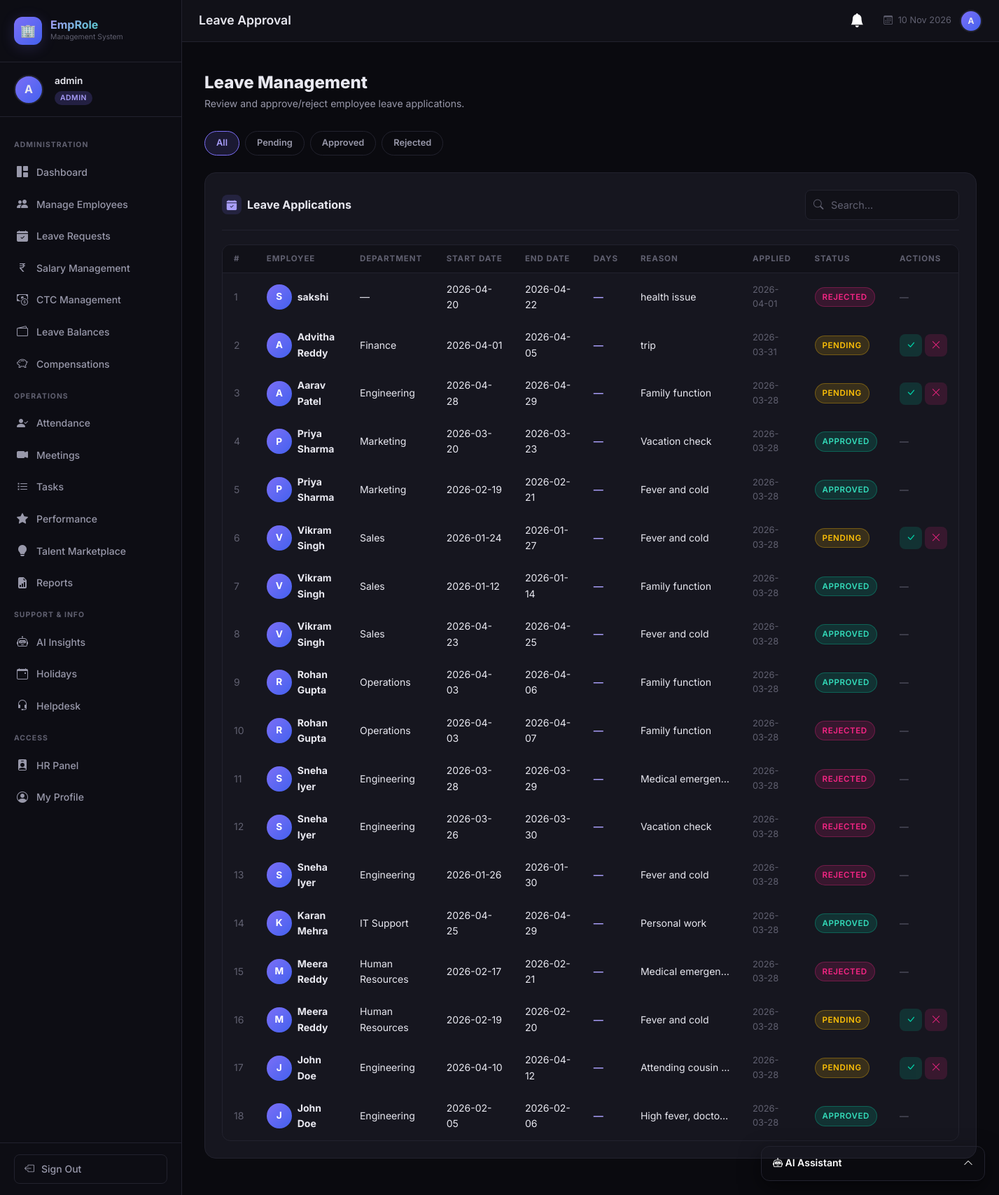
/hr/leaves (signed in), run on the app's committed database.
### tables this page shows
CREATE TABLE leaves (
            id INTEGER PRIMARY KEY AUTOINCREMENT,
            employee_id INTEGER NOT NULL,
            start_date DATE NOT NULL,
            end_date DATE NOT NULL,
            reason TEXT NOT NULL,
            status TEXT DEFAULT 'pending',
            applied_at DATETIME DEFAULT CURRENT_TIMESTAMP,
            reviewed_by INTEGER,
            FOREIGN KEY (employee_id) REFERENCES employees(id),
            FOREIGN KEY (reviewed_by) REFERENCES users(id)
        );

CREATE TABLE employees (
            id INTEGER PRIMARY KEY AUTOINCREMENT,
            user_id INTEGER UNIQUE,
            name TEXT NOT NULL,
            email TEXT NOT NULL,
            phone TEXT,
            department TEXT,
            designation TEXT,
            joining_date DATE,
            status TEXT DEFAULT 'active',
            FOREIGN KEY (user_id) REFERENCES users(id)
        );

### app.py (the view)
@app.route('/hr/leaves')
@login_required
@role_required('hr', 'admin')
def hr_leaves():
    db = get_db()
    leaves = db.execute(
        "SELECT l.*, e.name, e.department FROM leaves l JOIN employees e ON l.employee_id=e.id ORDER BY l.applied_at DESC"
    ).fetchall()
    db.close()
    return render_template('hr/leaves.html', leaves=leaves)

### ai_service.py (called while the page is built)
@ai_service_bp.before_app_request
def setup_ai():
    if not hasattr(ai_service_bp, 'schema_initialized'):
        init_ai_schema()
        ai_service_bp.schema_initialized = True

### app.py (called while the page is built)
@app.context_processor
def inject_notifications():
    if 'user_id' in session:
        db = get_db()
        n = db.execute("SELECT * FROM notifications WHERE user_id=? AND is_read=0 ORDER BY created_at DESC LIMIT 5", (session['user_id'],)).fetchall()
        c = db.execute("SELECT COUNT(*) as c FROM notifications WHERE user_id=? AND is_read=0", (session['user_id'],)).fetchone()['c']
        db.close()
        return dict(recent_notifications=n, unread_notifications_count=c)
    return dict(recent_notifications=[], unread_notifications_count=0)

def login_required(f):
    @wraps(f)
    def decorated(*args, **kwargs):
        if 'user_id' not in session:
            flash('Please log in to access this page.', 'warning')
            return redirect(url_for('login'))
        return f(*args, **kwargs)
    return decorated

def role_required(*roles):
    def decorator(f):
        @wraps(f)
        def decorated(*args, **kwargs):
            if 'user_id' not in session:
                return redirect(url_for('login'))
            if session.get('role') not in roles:
                flash('Access denied. Insufficient permissions.', 'danger')
                return redirect(url_for('dashboard'))
            return f(*args, **kwargs)
        return decorated
    return decorator

### database.py (called while the page is built)
def get_db():
    conn = sqlite3.connect(DB_PATH)
    conn.row_factory = sqlite3.Row
    conn.execute("PRAGMA foreign_keys = ON")
    return conn

### templates/hr/leaves.html (shortened to what this page needs)
{% extends "base.html" %}
{% block page_title %}Leave Approval{% endblock %}
{% block content %}
<div class="page-header fade-in">
  <h2>Leave Management</h2>
  <p>Review and approve/reject employee leave applications.</p>
</div>
<div style="display:flex; gap:8px; margin-bottom:1.5rem; flex-wrap:wrap;">
  <button onclick="filterLeaves('all')" id="filter-all" class="filter-btn active-filter"
    style="padding:6px 16px; border-radius:20px; border:1px solid var(--accent-purple); background:rgba(124,111,247,0.15); color:var(--accent-purple-light); font-size:0.8rem; font-weight:600; cursor:pointer; transition:var(--transition);">
    All
  </button>
  <button onclick="filterLeaves('pending')" id="filter-pending"
    style="padding:6px 16px; border-radius:20px; border:1px solid var(--border-color); background:transparent; color:var(--text-secondary); font-size:0.8rem; font-weight:600; cursor:pointer; transition:var(--transition);">
    Pending
  </button>
  <button onclick="filterLeaves('approved')" id="filter-approved"
    style="padding:6px 16px; border-radius:20px; border:1px solid var(--border-color); background:transparent; color:var(--text-secondary); font-size:0.8rem; font-weight:600; cursor:pointer; transition:var(--transition);">
    Approved
  </button>
  <button onclick="filterLeaves('rejected')" id="filter-rejected"
    style="padding:6px 16px; border-radius:20px; border:1px solid var(--border-color); background:transparent; color:var(--text-secondary); font-size:0.8rem; font-weight:600; cursor:pointer; transition:var(--transition);">
    Rejected
  </button>
</div>
<div class="content-card">
  <div class="card-header-custom">
    <div class="card-title-custom">
      <div class="title-icon"><i class="bi bi-calendar-check-fill"></i></div>
      Leave Applications
    </div>
    <div class="search-box">
      <i class="bi bi-search search-icon"></i>
      <input type="text" id="table-search" class="form-control" placeholder="Search...">
    </div>
  </div>
  {% if leaves %}
  <div class="table-wrapper">
    <table class="table-dark-custom">
      <thead>
        <tr>
          <th>#</th>
          <th>Employee</th>
          <th>Department</th>
          <th>Start Date</th>
          <th>End Date</th>
          <th>Days</th>
          <th>Reason</th>
          <th>Applied</th>
          <th>Status</th>
          <th>Actions</th>
        </tr>
      </thead>
      <tbody>
        {% for leave in leaves %}
        <tr class="searchable-row leave-row" data-status="{{ leave.status }}">
          <td style="color:var(--text-muted);">{{ loop.index }}</td>
          <td>
            <div class="d-flex align-items-center gap-2">
              <div class="emp-avatar">{{ leave.name[0].upper() }}</div>
              <strong>{{ leave.name }}</strong>
            </div>
          </td>
          <td>{{ leave.department or '—' }}</td>
          <td>{{ leave.start_date }}</td>
          <td>{{ leave.end_date }}</td>
          <td>
            {% set days = (leave.end_date | string | replace('-','') | int) - (leave.start_date | string | replace('-','') | int) %}
            <span style="font-weight:600; color:var(--accent-purple-light);">—</span>
          </td>
          <td style="max-width:160px; overflow:hidden; text-overflow:ellipsis; white-space:nowrap;" title="{{ leave.reason }}">
            {{ leave.reason }}
          </td>
          <td style="color:var(--text-muted); font-size:0.8rem;">{{ leave.applied_at[:10] }}</td>
          <td><span class="badge-custom badge-{{ leave.status }}">{{ leave.status }}</span></td>
          <td>
            {% if leave.status == 'pending' %}
            <div class="d-flex gap-1">
              <form method="POST" action="{{ url_for('hr_update_leave', leave_id=leave.id) }}" style="display:inline;">
                <button type="submit" class="btn-sm-icon btn-approve" title="Approve">
                  <i class="bi bi-check-lg"></i>
                </button>
              </form>
              <form method="POST" action="{{ url_for('hr_update_leave', leave_id=leave.id) }}" style="display:inline;">
                <button type="submit" class="btn-sm-icon btn-reject" title="Reject">
                  <i class="bi bi-x-lg"></i>
                </button>
              </form>
            </div>
            {% else %}
            <span style="color:var(--text-muted); font-size:0.8rem;">—</span>
            {% endif %}
          </td>
        </tr>
        {% endfor %}
      </tbody>
    </table>
  </div>
  {% else %}
  <div class="empty-state">
    <i class="bi bi-calendar-x"></i>
    <p>No leave requests found.</p>
  </div>
  {% endif %}
</div>
{% endblock %}

### data on the page
leaves: name "S", name "sakshi", department "—", start_date "2026-04-20", end_date "2026-04-22", reason "health issue", applied_at "2026-04-01", status "REJECTED"
leaves: name "A", name "Advitha Reddy", department "Finance", start_date "2026-04-01", end_date "2026-04-05", reason "trip", applied_at "2026-03-31", status "PENDING"
leaves: name "A", name "Aarav Patel", department "Engineering", start_date "2026-04-28", end_date "2026-04-29", reason "Family function", applied_at "2026-03-28", status "PENDING"
leaves: name "P", name "Priya Sharma", department "Marketing", start_date "2026-03-20", end_date "2026-03-23", reason "Vacation check", applied_at "2026-03-28", status "APPROVED"
leaves: name "P", name "Priya Sharma", department "Marketing", start_date "2026-02-19", end_date "2026-02-21", reason "Fever and cold", applied_at "2026-03-28", status "APPROVED"
leaves: name "V", name "Vikram Singh", department "Sales", start_date "2026-01-24", end_date "2026-01-27", reason "Fever and cold", applied_at "2026-03-28", status "PENDING"
leaves: name "V", name "Vikram Singh", department "Sales", start_date "2026-01-12", end_date "2026-01-14", reason "Family function", applied_at "2026-03-28", status "APPROVED"
leaves: name "V", name "Vikram Singh", department "Sales", start_date "2026-04-23", end_date "2026-04-25", reason "Fever and cold", applied_at "2026-03-28", status "APPROVED"
leaves: name "R", name "Rohan Gupta", department "Operations", start_date "2026-04-03", end_date "2026-04-06", reason "Family function", applied_at "2026-03-28", status "APPROVED"
leaves: name "R", name "Rohan Gupta", department "Operations", start_date "2026-04-03", end_date "2026-04-07", reason "Family function", applied_at "2026-03-28", status "REJECTED"
leaves: name "S", name "Sneha Iyer", department "Engineering", start_date "2026-03-28", end_date "2026-03-29", reason "Medical emergen…", applied_at "2026-03-28", status "REJECTED"
leaves: name "S", name "Sneha Iyer", department "Engineering", start_date "2026-03-26", end_date "2026-03-30", reason "Vacation check", applied_at "2026-03-28", status "REJECTED"
leaves: name "S", name "Sneha Iyer", department "Engineering", start_date "2026-01-26", end_date "2026-01-30", reason "Fever and cold", applied_at "2026-03-28", status "REJECTED"
leaves: name "K", name "Karan Mehra", department "IT Support", start_date "2026-04-25", end_date "2026-04-29", reason "Personal work", applied_at "2026-03-28", status "APPROVED"
leaves: name "M", name "Meera Reddy", department "Human Resources", start_date "2026-02-17", end_date "2026-02-21", reason "Medical emergen…", applied_at "2026-03-28", status "REJECTED"
leaves: name "M", name "Meera Reddy", department "Human Resources", start_date "2026-02-19", end_date "2026-02-20", reason "Fever and cold", applied_at "2026-03-28", status "PENDING"
leaves: name "J", name "John Doe", department "Engineering", start_date "2026-04-10", end_date "2026-04-12", reason "Attending cousin…", applied_at "2026-03-28", status "PENDING"
leaves: name "J", name "John Doe", department "Engineering", start_date "2026-02-05", end_date "2026-02-06", reason "High fever, docto…", applied_at "2026-03-28", status "APPROVED"

### other printed values
{{ session.username[0].upper() }} "A"
{{ session.username }} "admin"
{{ session.role }} "ADMIN"
